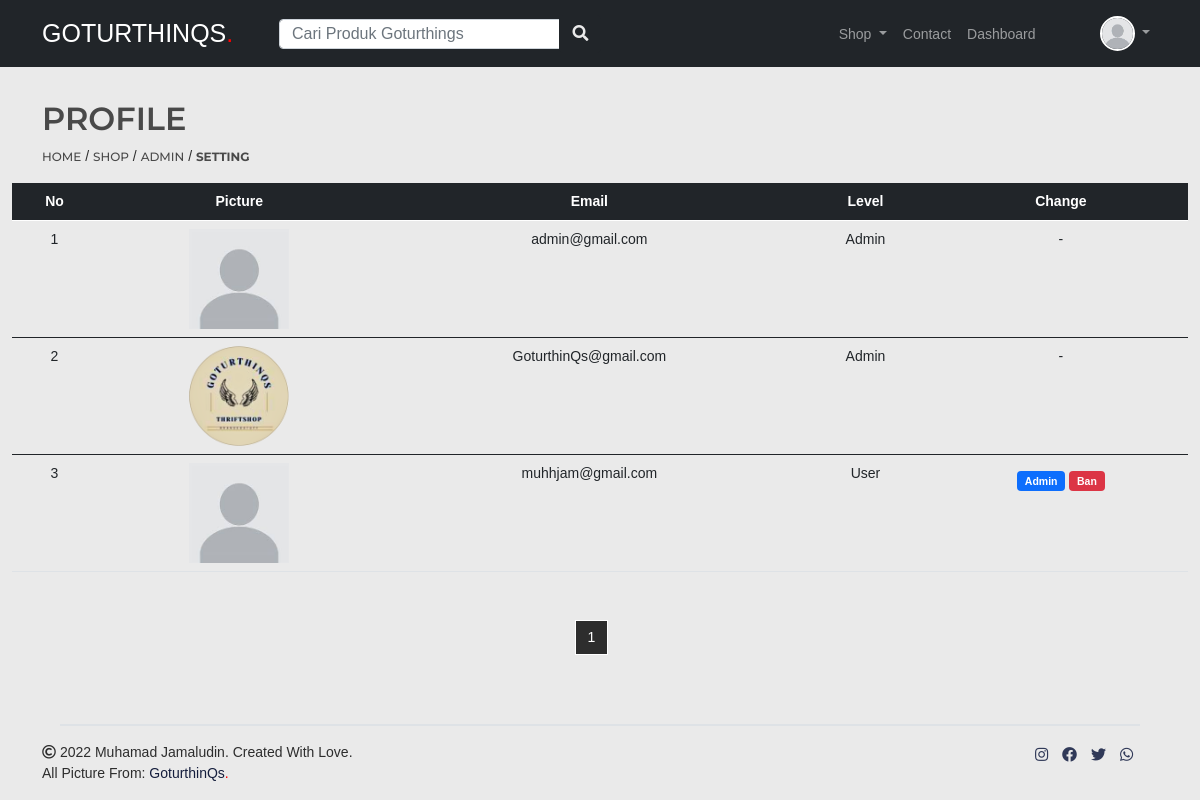
Page /admin/profile-setting.php (signed in) on the committed database.
### tables this page shows
CREATE TABLE `users` (
  `id` int(11) NOT NULL,
  `username` varchar(50) NOT NULL,
  `email` varchar(250) DEFAULT '',
  `password` varchar(225) DEFAULT NULL,
  `foto` varchar(250) NOT NULL DEFAULT 'default.png',
  `no_telp` char(13) DEFAULT '',
  `alamat` varchar(250) DEFAULT '',
  `level` char(5) DEFAULT NULL,
  `gender` char(6) DEFAULT '-',
  `lahir` date DEFAULT current_timestamp(),
  `status` char(3) DEFAULT 'non',
  `kode_aktifasi` char(6) NOT NULL
);

### admin/functions.php (called while the page is built, shortened)
<?php
function koneksi()
{
  $conn = mysqli_connect('localhost', 'root', '', 'goturthings') or die('KONEKSI GAGAL!!');
    return $conn;
}
function query($query) {
   $conn=koneksi();
     $result = mysqli_query($conn, $query) or die(mysqli_error($conn));
    $rows = [];
    while ($row = mysqli_fetch_assoc($result)) {
        $rows[] = $row;
    }
    return $rows;
}
?>

### admin/profile-setting.php (the view, shortened to what this page needs)
<?php
require 'functions.php';
$level=$_SESSION['level'];
$username=$_SESSION['username'];
$id=$_SESSION['id'];
$jumlahDataPerHalaman=5;
$jumlahData= count(query("SELECT * FROM users"));
$jumlahHalaman= ceil($jumlahData / $jumlahDataPerHalaman);
$halamanAktif=(isset($_GET["page"])) ? $_GET["page"] : 1;
$awalData=($jumlahDataPerHalaman * $halamanAktif)-$jumlahDataPerHalaman;
$users = query("SELECT * FROM users WHERE status='on' OR status='ban' LIMIT $awalData,$jumlahDataPerHalaman");
$profile=query("SELECT * FROM users WHERE id='$id'")['0'];
 ?>
<!doctype html>
<html lang="en">
<head>
	<link href="https://cdn.jsdelivr.net/npm/bootstrap@5.0.2/dist/css/bootstrap.min.css" rel="stylesheet"
>
	<link href="https://cdnjs.cloudflare.com/ajax/libs/font-awesome/5.13.0/css/all.min.css" rel="stylesheet">
	<link href="https://unpkg.com/aos@2.3.1/dist/aos.css" rel="stylesheet">
	<link rel="stylesheet" href="../css/style.css">
</head>
<body class="d-flex flex-column min-vh-100">
	<nav class="navbar fixed-top navbar-expand-lg navbar-dark bg-dark">
		<div class="container">
			<a class="navbar-brand ms-4 ms-lg-0" id="logo" href="index.php">GoturthinQs<span>.</span></a>
			<form id="bar" action="index.php?mencari#container" method="post" class="d-lg-block" style="display:none;">
				<input class="form-control formm me-lg-2" type="text" placeholder="Cari Produk Goturthings" aria-label="Search"
					name="keyword" autofocus autocomplete="off" id="keyword">
			</form>
			<div class="collapse navbar-collapse show" id="navbarScroll" style="animation:slideup ease forwards;">
				<label for="keyword" class="btn btn-dark d-none d-lg-block" id="search"> <a href="#"><i
							class="fas fa-search"></i></a> </label>
				<ul class="navbar-nav ms-auto navbar-nav-scroll" style="--bs-scroll-height: 100px;">
					<li class=" nav-item dropdown mt-2">
						<a class="nav-link dropdown-toggle d-lg-block d-none" href="#" id="navbarDropdownMenuLink" role="button"
							data-bs-toggle="dropdown" aria-expanded="false">
							Shop
						</a>
					</li>
					<li class="nav-item d-lg-block d-none mt-2">
						<a class="nav-link" href="contact.php">Contact</a>
					</li>
					<li class="nav-item d-lg-block d-none mt-2">
						<a class="nav-link " href="dashboard.php">Dashboard</a>
					</li>
					<li class=" nav-item dropdown ms-5">
						<a class="nav-link dropdown-toggle  d-none d-lg-block" href="#" id="navbarDropdownMenuLink" role="button"
							data-bs-toggle="dropdown" aria-expanded="false">
							<img id="profile" src="../profile/<?=$profile['foto'];?>" alt="<?=$profile['username']?>"
								title="<?=$profile['username']?>"
								style="width:35px; height:35px; object-fit:cover;border-radius:50%;border:2px solid #ffff;">
						</a>
					</li>
				</ul>
			</div>
		</div>
	</nav>
	<div class="container" style="margin-top:100px;">
		<div class="col">
			<h3 id="judul">Profile</h3>
		</div>
		<div class="col mb-3">
			<a href="index.php">home</a> / <a href="index.php#container">shop</a> / <a href="profile.php"><?= $level; ?></a> /
			<a href="#" class="fw-bold" id="point">Setting</a>
		</div>
	</div>
	<div class="container-fluid">
		<div id="container">
			<table class="table" cellpadding="10" cellspacing="0">
				<thead class="table-dark">
					<tr style="text-align:center;">
						<th>No</th>
						<th>Picture</th>
						<th>Email</th>
						<th>Level</th>
						<th>Change</th>
					</tr>
				</thead>
					<?php $i=1; ?>
					<?php foreach ($users as $user ) :?>
					<tbody>
						<tr style="text-align:center;">
							<td><?= $i; ?></td>
							<td><img src=" ../profile/<?= $user["foto"] ?>" style="width:100px; height:100px; object-fit:cover"
									alt="<?=$profile['username']?>" title="<?=$user['username']?>
">
							</td>
							<td><?= $user["email"]; ?></td>
							<td style="text-transform:capitalize;"><?= $user["level"]; ?></td>
							<td>
								<?php if($user['level']=='admin'): ?>
								<?php echo"-"; ?>
								<?php endif; ?>
								<?php if($user['level']!='admin'&&$user['status']=='on'): ?>
								<a href="level-ubah.php?id=<?= $user["id"] ?>"
									onclick="return confirm('Anda yakin akan menjadikan admin akun ini?')"
									class="btn badge bg-primary mt-2">Admin</a>
								<?php if($user['status']=='on'): ?>
								<a href="level-ban.php?id=<?= $user["id"] ?>&status=ban ?>"
									onclick="return confirm('Anda yakin akan ban akun ini?')" class="btn badge bg-danger mt-2">Ban</a>
								<?php endif; ?>
								<?php endif; ?>
							</td>
						</tr>
					</tbody>
					<?php $i++; ?>
					<?php endforeach; ?>
			</table>
		</div>
		<nav aria-label="Page navigation example" id="page" class="mb-5 mt-5">
			<ul class="pagination justify-content-center me-3">
				<?php for($i=1;$i<=$jumlahHalaman;$i++) : ?>
				<?php if($i == $halamanAktif): ?>
				<li class="page-item active"><a style="background-color:#2d2d2d;border:1px solid white;" class="page-link"
						href="?page=<?= $i; ?>"><?= $i; ?></a></li>
				<?php else: ?>
				<li class="page-item"><a class="page-link" href="?page=<?= $i; ?>" style="color:black;"><?= $i; ?></a></li>
				<?php endif; ?>
				<?php endfor; ?>
			</ul>
		</nav>
	</div>
	<div class="border mb-3 mt-auto" style="border-top:black 1px solid;width:90%;margin:auto;"></div>
	<div class="footer container" id="footer">
		<p class=""><i class="far fa-copyright"></i> 2022 <a href="https://www.instagram.com/muhamadjamaludinpad/"
				target="_blank" style="text-decoration:none;	color:#2d2d2d;">Muhamad Jamaludin</a>. Created With Love. <br> All
			Picture
			From: <a href="https://www.instagram.com/goturthings/" target="_blank"
				style="text-decoration:none;	color: #151e3d;">GoturthinQs</a><span style="color:red;">.</span></p>
		<ul class="footer-sosmed d-sm-block d-none">
			<li><a href="https://www.instagram.com/goturthings/" target="_blank"> <i class="fab fa-instagram"></i></a>
			</li>
			<li><a href="https://www.facebook.com/profile.php?id=100078019380277" target="_blank"><i
						class="fab fa-facebook"></i></a></li>
			<li><a href="https://twitter.com/muhjmlpad" target="_blank"><i class="fab fa-twitter"></i></a></li>
			<li><a
					href="https://api.whatsapp.com/send?phone=6283124356686&text=Hallo%20saya%20<?= $username;?>.%20Salam%20kenal%20Admin%20goturthinqs."
					target="_blank"><i class="fab fa-whatsapp"></i></a></li>
		</ul>
	</div>
</body>
</html>

### css/style.css (style rules this page uses)
* { margin: 0; padding: 0; box-sizing: border-box; }
html { scroll-behavior: smooth; }
body { background-color: #eaeaea; font-family: "poppins", sans-serif; color: #2d2d2d; font-size: 14px; }

### admin/profile-setting.php (style rules this page uses)
html { scroll-behavior: smooth; }
body { background-color: #eaeaea; font-family: "poppins", sans-serif; color: #2d2d2d; font-size: 14px; }
.navbar-brand { font-weight: 400; font-family: "Libre Bodoni", sans-serif; text-transform: uppercase; }
.navbar-brand span { color: red; }
.formm { height: 30px; }
.fas.fa-search { color: #eaeaea; }
.navbar-brand { font-size: 25px; text-align: center; }
@media (max-width: 1400px) { .formm { position: relative; width: 350px; height: 30px; left: 40%; } }
@media (max-width: 1400px) { #search { position: relative; left: 25%; } }
@media (max-width: 1200px) { .formm { position: relative; width: 290px; height: 30px; left: 10%; } }
@media (max-width: 1200px) { #search { position: relative; left: 2%; } }
.footer-sosmed { padding-right: 20px; text-align: end; }
.footer-sosmed li { list-style: none; display: inline-block; padding: 2px 5px; }
.footer-sosmed a { color: #303958; font-size: 15px; display: inline-block; }
#footer { display: flex; justify-content: space-between; }
#judul { color: rgba(0, 0, 0, 0.692); text-align: left; font-weight: 600; font-family: "Montserrat", sans-serif; text-transform: uppercase; font-size: 32px; }
#point { font-family: "Montserrat", sans-serif; font-weight: 600; }
.container .col a { text-decoration: none; color: rgba(0, 0, 0, 0.692); text-align: left; font-weight: 500; font-family: "Montserrat", sans-serif; text-transform: uppercase; font-size: 12px; }
#profile { transition: 0.3s; }

### rows in the picture
users: foto (placeholder picture), email "admin@gmail.com", level "Admin"
users: foto (picture), email "GoturthinQs@gmail.com", level "Admin"
users: foto (placeholder picture), email "muhhjam@gmail.com", level "User"

### other values in the picture
$level "ADMIN"
